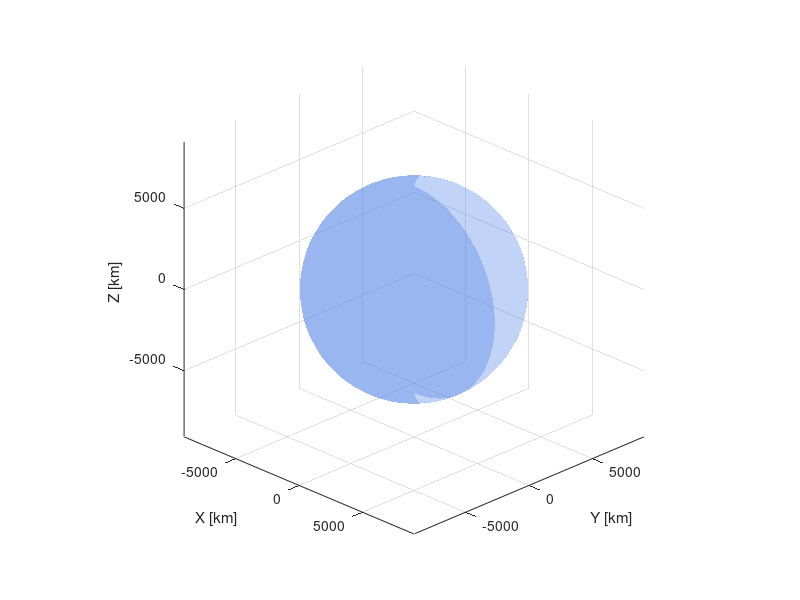

Write the MATLAB code that produced this figure. (Note: this script raises an error after producing the figure.)
%% LEO_Constellation_ISL_Simulation_4terminals.m
%
% Time-evolution simulation of a Walker-Delta LEO satellite constellation
% with:
%   P  orbital planes, equally spaced in RAAN
%   Ns satellites per plane (orbital ring), equally spaced in mean anomaly
%   inclination theta
%
% TERMINAL MODEL: each satellite has exactly FOUR ISL terminals:
%   Terminal 1 (PERMANENT)    -> previous satellite in the same ring
%   Terminal 2 (PERMANENT)    -> next satellite in the same ring
%   Terminal 3 (INTERMITTENT) -> one confirmed bidirectional link toward pPrev
%   Terminal 4 (INTERMITTENT) -> one confirmed bidirectional link toward pNext
%
% INTER-RING LINK ESTABLISHMENT (three-pass procedure each timestep):
%
%   Pass 1 - proposals (range + hemispherical FoR only):
%     Every terminal 3 and terminal 4 independently evaluates ALL Ns
%     satellites in its designated adjacent plane and proposes a link to
%     every one that satisfies BOTH:
%       (a) hemispherical FoR: dot(r2-r1, boresight) > 0
%       (b) range:             norm(r2-r1) <= maxISLrange
%     Earth occlusion and Sun-blinding are NOT applied here.
%     The result is a proposal SET (not a single choice) per terminal:
%       propSet3{p,s} - satellites in pPrev proposed by terminal-3
%       propSet4{p,s} - satellites in pNext proposed by terminal-4
%
%   Pass 2 - mutual-pair identification:
%     A pair ((p,s) via terminal-4, (pNext,s2) via terminal-3) is MUTUAL if:
%       s2 in propSet4{p,s}   AND   s in propSet3{pNext,s2}
%     All mutual pairs are collected with their Euclidean distance.
%
%   Pass 3 - greedy nearest-first assignment with Earth + Sun gates:
%     Mutual pairs are sorted by ascending distance. Each pair is accepted
%     (link confirmed) if and only if:
%       (i)  terminal-4 of (p,s)    is still free, AND
%       (ii) terminal-3 of (pNext,s2) is still free, AND
%       (iii) the link is not Earth-occluded, AND
%       (iv)  the link is not Sun-blinded.
%     Once a terminal is assigned to one confirmed link it is marked busy
%     and cannot accept another link in the same timestep (at most one
%     confirmed link per terminal, as required by the 4-terminal model).
%
% Each confirmed link contributes 2*T_I to aggregate capacity (T_I per
% endpoint terminal) and credits T_I to each endpoint plane in the
% bisection calculation.
%
% Orbits are propagated as simple two-body circular Keplerian orbits
% (good approximation for near-circular LEO constellations such as
% Starlink, e~0).
%
% Author: Alberto Perotti @ ASTRACOM/Politecnico di Torino
% (alberto.perotti@polito.it)
% (based on Claude output)

clear; close all; clc;

%% ---------------- USER PARAMETERS ----------------
P        = 20;          % number of orbital planes
Ns       = 10;          % satellites per plane (per ring)
theta    = 53;          % inclination [deg]
altitude = 600;         % altitude [km] (circular orbit)
F        = 10;          % Walker-Delta phasing factor (integer, 0..P-1)

T_P = 100;      % permanent (intra-plane, ring) terminal throughput [Gbps]
T_I = 100;      % intermittent (inter-plane) terminal throughput [Gbps]

maxISLrange = 3000;    % [km] max range for a feasible cross-plane ISL

% FIELD OF REGARD (hemispherical, opposite boresights for terminals 3 & 4)
% Each intermittent terminal has a hemispherical FoR whose boresight axis
% is the orbit-normal of the hosting satellite:
%   n_p = Rz(Om_p) * Rx(i) * z_hat
%
%   Terminal 3 boresight: +n_p   Terminal 4 boresight: -n_p
%
% KEY GEOMETRY: the sign of dot(r_q - r_p, n_p) changes over the orbit.
%   dot(dv, n_p) ≈ -a·DeltaOmega·cos(u)·sin(i)
%   u in [0°, 90°) -> dot < 0 -> pNext in -n_p hemi (T4 side)
%   u in (90°,270°) -> dot > 0 -> pNext in +n_p hemi (T3 side)
% A fixed plane designation (T3->pPrev only, T4->pNext only) would leave
% both terminals idle for half the orbit (the half when the target plane
% is on the wrong side of the boresight). FIX: each terminal searches
% BOTH adjacent planes; the FoR naturally selects whichever plane is
% currently in its hemisphere, giving valid links throughout the orbit.

sunLon_deg = 35;         % Sun longitude: right-ascension of the Sun measured
                          % in the Earth equatorial plane from the X-axis [deg]
sunLat_deg =  0;         % Sun latitude: declination of the Sun above/below the
                          % equatorial plane [deg].  Range -23.4° to +23.4° for
                          % realistic seasonal values; 0° = equinox.
phi_deg    = 30;          % [deg] angular exclusion half-cone around the
                          % Earth-Sun line: an ISL is unavailable if its
                          % line-of-sight forms an angle smaller than phi
                          % with the Earth-Sun line AND both of its
                          % endpoint satellites are currently in sunlight
                          % (not eclipsed by Earth's shadow). A satellite
                          % in Earth's shadow has no direct Sun in its
                          % field of view, so its terminals cannot be
                          % blinded by it.



%% ---------------- PHYSICAL CONSTANTS --------------
Re = 6378.137;             % Earth mean radius [km]
mu = 398600.4418;          % Earth gravitational parameter [km^3/s^2]
a  = Re + altitude;              % semi-major axis (circular orbit) [km]
incl = deg2rad(theta);

Torb   = 2*pi*sqrt(a^3/mu); % orbital period [s]
n_mean = 2*pi/Torb;         % mean motion [rad/s]
c_light = 299792.458;       % speed of light [km/s]

dt      = 10;               % simulation time step [s]
simTime = ceil(Torb/dt) * dt;   % total simulated time [s]

fprintf('Semi-major axis : %.1f km\n', a);
fprintf('Orbital period  : %.2f min\n', Torb/60);

%% ---------------- SUN GEOMETRY ---------------------
% Sun assumed fixed (simulation time << 1 year) at zero declination
% (equatorial plane), arbitrary right-ascension sunLon_deg.
% Sun direction unit vector in ECI, combining longitude and latitude:
%   sunDir = [cos(lat)*cos(lon); cos(lat)*sin(lon); sin(lat)]
sunDir = [cosd(sunLat_deg)*cosd(sunLon_deg);
          cosd(sunLat_deg)*sind(sunLon_deg);
          sind(sunLat_deg)];             % unit vector Earth->Sun
phi    = deg2rad(phi_deg);

%% ---------------- WALKER-DELTA GEOMETRY -----------
dRAAN  = 2*pi/P;                       % RAAN spacing between planes
RAAN0  = (0:P-1)*dRAAN;                % [rad]
dPhase = 2*pi*F/(P*Ns);                % inter-plane phase offset

M0 = zeros(P,Ns);                      % initial mean anomaly [rad]
for p = 1:P
    for s = 1:Ns
        M0(p,s) = 2*pi*(s-1)/Ns + (p-1)*dPhase;
    end
end

%% ---------------- TIME LOOP SETUP -----------------
tVec = 0:dt:simTime;
Nt   = length(tVec);

capacityPerm   = zeros(Nt,1);
capacityInterm = zeros(Nt,1);
capacityTotal  = zeros(Nt,1);
numIntermLinks    = zeros(Nt,1);  % # confirmed bidirectional inter-ring links
numTotalProposals = zeros(Nt,1);  % # proposals made (range + FoR gate only)
numMutualPairs    = zeros(Nt,1);  % # mutual pairs found before Earth/Sun gates
numHemiRejected   = zeros(Nt,1);  % # candidates failing hemispherical FoR
numEarthBlocked   = zeros(Nt,1);  % # mutual pairs rejected by Earth occlusion
numSunBlockedInterm = zeros(Nt,1);% # mutual pairs rejected by Sun-blinding
numBusyTerminal   = zeros(Nt,1);  % # mutual pairs skipped: terminal already used
numSunBlockedPerm = zeros(Nt,1);  % # permanent links blinded by the Sun
numEclipsed       = zeros(Nt,1);  % # satellites currently in Earth's shadow
bisectionBW  = zeros(Nt,1);
oversubRatio = zeros(Nt,1);

% --- Latency metrics ---
% meanHopLatency : mean single-hop propagation delay across ALL active links [ms]
% meanE2ELatency : mean end-to-end shortest-path delay across reachable pairs [ms]
% maxE2ELatency  : network diameter = max shortest-path delay [ms]
meanHopLatency = zeros(Nt,1);
meanE2ELatency = zeros(Nt,1);
maxE2ELatency  = zeros(Nt,1);

% --- Reliability metrics ---
% netConnected   : true if all satellite pairs are mutually reachable
% fracLinksActive: (active links) / (max possible links = 2*P*Ns)
% fracReachable  : fraction of ordered satellite pairs (i!=j) with finite path
netConnected    = false(Nt,1);
fracLinksActive = zeros(Nt,1);
fracReachable   = zeros(Nt,1);

% --- Hop-count metrics (unweighted shortest paths) ---
% meanHops : mean hop count across all reachable satellite pairs
% maxHops  : maximum hop count (diameter in hops) across reachable pairs
meanHops = zeros(Nt,1);
maxHops  = zeros(Nt,1);

% --- Solar blinding step counters per terminal ---
% N_nodes defined here so counter arrays can be pre-allocated before the loop.
N_nodes = P*Ns;
% permBlindCount(kk)   : number of timesteps ring link kk is sun-blinded.
%   Ring link kk = permLinksAll(kk,:) = [p, s1, s2] corresponds to
%   terminal-2 of satellite s1 and terminal-1 of satellite s2 in plane p;
%   both terminals blind/unblind together, so one counter per link captures
%   the blinding exposure of the associated terminal pair.
% termBlindCount3(p,s) : number of timesteps terminal-3 of satellite (p,s)
%   is blocked by Sun-blinding in Pass 3 (its nearest mutual-pair candidate
%   is rejected because the link falls within phi of the Earth-Sun line
%   while both endpoints are in sunlight).
% termBlindCount4(p,s) : same for terminal-4.
permBlindCount  = zeros(N_nodes, 1);  % intra-ring,  one entry per ring link
termBlindCount3 = zeros(P, Ns);       % inter-ring terminal-3, P x Ns
termBlindCount4 = zeros(P, Ns);       % inter-ring terminal-4, P x Ns

% --- Solar blinding step counters (NEW) ---
% N_nodes defined here so the counter arrays can be pre-allocated.
N_nodes = P*Ns;
% permBlindCount(kk)   : number of timesteps ring link kk is sun-blinded.
%   Each ring link kk in permLinksAll = [p, s1, s2] corresponds to
%   terminal-2 of satellite s1 and terminal-1 of satellite s2 in plane p;
%   both terminals are blinded/available together, so one counter per link
%   captures the blinding exposure of the associated terminal pair.
% termBlindCount3(p,s) : timesteps terminal-3 of satellite (p,s) is blocked
%   by Sun-blinding in Pass 3 (i.e., its best mutual-pair candidate is
%   rejected because the link angle is within phi of the Earth-Sun line
%   while both endpoints are in sunlight).
% termBlindCount4(p,s) : same for terminal-4.
permBlindCount  = zeros(N_nodes, 1);  % intra-ring,  one entry per ring link
termBlindCount3 = zeros(P, Ns);       % inter-ring terminal-3, P×Ns
termBlindCount4 = zeros(P, Ns);       % inter-ring terminal-4, P×Ns

posAll = zeros(P,Ns,3);   % ECI positions, reused every step
planeNormal = zeros(P,3); % orbit-normal (cross-track) unit vector per plane,
                           % reused every step (constant given Om, incl)

%% ---------------- BISECTION CUT GEOMETRY ----------
% The plane index forms a ring (each plane's intermittent terminals only
% reach its immediate previous/next plane). A bisection that splits the
% planes into two CONTIGUOUS halves (P/2 planes each) therefore only cuts
% intermittent (terminal 3/4) links -- permanent (intra-plane) links
% never cross such a cut. There are P possible rotations of where to
% place the boundary; for each time step we scan all of them and keep
% the one giving the MINIMUM cut capacity, i.e. the true (worst-case)
% bisection bandwidth.
if mod(P,2) ~= 0
    error('P must be even to form two equal-size halves for the bisection cut.');
end
halfP = P/2;
maskGroupA = false(P,P);     % maskGroupA(r,p) = true if plane p is in
                              % "Group A" for rotation r (r = 1..P)
for r = 1:P
    for p = 1:P
        maskGroupA(r,p) = mod(p-1-(r-1), P) < halfP;
    end
end

%% ---------------- FIGURE SETUP --------------------
figure('Color','w','Position',[80 80 950 800]);
hAx = axes; hold(hAx,'on'); axis(hAx,'equal'); grid(hAx,'on');
xlabel('X [km]'); ylabel('Y [km]'); zlabel('Z [km]');
view(45,25);
Lmax = 1.3*a;
xlim([-Lmax Lmax]); ylim([-Lmax Lmax]); zlim([-Lmax Lmax]);

% Earth sphere
[xe,ye,ze] = sphere(40);
surf(hAx, Re*xe, Re*ye, Re*ze, 'FaceColor',[0.3 0.5 0.9], ...
     'EdgeColor','none', 'FaceAlpha',0.35);

hSat  = plot3(hAx, NaN,NaN,NaN, 'k.', 'MarkerSize',10);
hSatEclipsed = plot3(hAx, NaN,NaN,NaN, '.', 'Color',[0.5 0.5 0.5], 'MarkerSize',10);
hPerm = gobjects(0);
hInt  = gobjects(0);
hPermBlocked = gobjects(0);

% Sun direction indicator (arrow pointing outward from Earth, far field)
sunArrowLen = 1.15*Lmax;
quiver3(hAx, 0,0,0, sunDir(1)*sunArrowLen, sunDir(2)*sunArrowLen, sunDir(3)*sunArrowLen, ...
        0, 'Color',[1 0.6 0],'LineWidth',2.5,'MaxHeadSize',0.5);
text(hAx, sunDir(1)*sunArrowLen, sunDir(2)*sunArrowLen, sunDir(3)*sunArrowLen, ...
     '  Sun', 'Color',[1 0.6 0], 'FontWeight','bold');

%% ---------------- MAIN TIME-EVOLUTION LOOP --------
for it = 1:Nt
    t = tVec(it);

    % --- propagate every satellite (circular two-body orbit) ---
    for p = 1:P
        Om = RAAN0(p);
        Rz_Om = [cos(Om) -sin(Om) 0; sin(Om) cos(Om) 0; 0 0 1];
        Rx_i  = [1 0 0; 0 cos(incl) -sin(incl); 0 sin(incl) cos(incl)];
        planeNormal(p,:) = (Rz_Om*Rx_i*[0;0;1])';  % orbit-normal (cross-track)
                                                     % unit vector, constant
                                                     % per plane (circular orbit)
        for s = 1:Ns
            u = M0(p,s) + n_mean*t;        % argument of latitude
            r_pf  = a*[cos(u); sin(u); 0]; % position in orbital plane
            posAll(p,s,:) = Rz_Om*Rx_i*r_pf;
        end
    end

    % --- eclipse status of every satellite (for plotting / stats) ------
    litMask = false(P,Ns);
    for p = 1:P
        for s = 1:Ns
            litMask(p,s) = inSunlight(squeeze(posAll(p,s,:)), sunDir, Re);
        end
    end
    numEclipsed(it) = sum(~litMask(:));

    % --- PERMANENT TERMINALS (1 & 2): ring topology within each plane --
    % Each satellite's terminal 1 connects to the previous satellite in
    % its ring; terminal 2 to the next. Each is tested independently
    % against the Sun-exclusion cone; while blinded, that terminal's
    % throughput drops to zero (link remains topologically permanent).
    permLinksAll = zeros(P*Ns,3);  % [plane, sat(terminal2 owner), nextSat]
    k = 0;
    for p = 1:P
        for s = 1:Ns
            s2 = mod(s,Ns)+1;           % next satellite, wraps around
            k = k+1;
            permLinksAll(k,:) = [p s s2];   % represents BOTH s's terminal-2
                                              % and s2's terminal-1 (same
                                              % physical fiber/laser link)
        end
    end
    permSunBlocked = false(size(permLinksAll,1),1);
    for kk = 1:size(permLinksAll,1)
        p = permLinksAll(kk,1); s1 = permLinksAll(kk,2); s2 = permLinksAll(kk,3);
        r1 = squeeze(posAll(p,s1,:)); r2 = squeeze(posAll(p,s2,:));
        permSunBlocked(kk) = sunBlinded(r1, r2, sunDir, phi, Re);
    end
    permLinks = permLinksAll(~permSunBlocked,:);   % only AVAILABLE perm links
    numSunBlockedPerm(it) = sum(permSunBlocked);
    permBlindCount = permBlindCount + double(permSunBlocked);  % accumulate per-link blind steps
    permBlindCount = permBlindCount + double(permSunBlocked);  % accumulate per-link blind steps
    % Each physical ring link serves TWO terminals (terminal-2 of s1 and
    % terminal-1 of s2); throughput is counted once per terminal in use.
    capacityPerm(it) = size(permLinks,1)*2*T_P;

    % --- INTERMITTENT TERMINALS (3 & 4): three-pass bidirectional model ---

    % ---- Passes 1+2 (merged): mutual-pair identification ----------------
    % Each terminal searches BOTH adjacent planes (pPrev and pNext).
    % The hemispherical FoR naturally selects the accessible plane:
    %   A pair (p,s) <-> (q,s2) forms a canonical mutual pair
    %   T3(p,s) <-> T4(q,s2) whenever BOTH FoR conditions hold:
    %     dot(dv, +np_p) > 0   [dv in T3 hemisphere at (p,s)]
    %     dot(dv, +np_q) > 0   [-dv in T4 hemisphere at (q,s2)]
    %   where dv = pos(q,s2) - pos(p,s).
    % The complementary case (dot<0 both sides -> T4(p)<->T3(q)) is found
    % automatically when the outer loop reaches satellite q: dv flips sign,
    % both dots become positive, and the same pair is stored as T3(q)<->T4(p).
    % This canonical convention (T3-side satellite listed first) ensures
    % every physical mutual pair appears exactly once in mutualPairs.
    % FoR-mismatch pairs (dots of opposite sign) cannot form mutual links
    % and are counted in numHemiRejected.
    mutualPairs  = zeros(0, 5);  % [p, s, q, s2, dist]  T3(p,s) <-> T4(q,s2)
    numHemiRej   = 0;
    numTotalProp = 0;

    for p = 1:P
        np_p  = planeNormal(p,:)';
        pPrev = mod(p-2, P) + 1;
        pNext = mod(p,   P) + 1;

        for s = 1:Ns
            r1 = squeeze(posAll(p,s,:));

            for qAdj = [pPrev, pNext]
                np_q = planeNormal(qAdj,:)';

                for s2 = 1:Ns
                    r2   = squeeze(posAll(qAdj,s2,:));
                    dv   = r2 - r1;
                    dist = norm(dv);

                    if dist < eps || dist > maxISLrange
                        continue;                     % trivial or out of range
                    end
                    numTotalProp = numTotalProp + 1;  % in-range candidate

                    dpP = dot(dv, np_p);
                    dpQ = dot(dv, np_q);

                    if dpP > 0 && dpQ > 0
                        % Canonical form: T3(p,s) <-> T4(qAdj,s2)
                        mutualPairs(end+1,:) = [p s qAdj s2 dist]; %#ok<AGROW>
                    elseif ~(dpP < 0 && dpQ < 0)
                        % Opposite-sign dots -> FoR mismatch, no possible mutual link
                        % (dpP<0,dpQ<0 pairs are valid but found from q's iteration)
                        numHemiRej = numHemiRej + 1;
                    end
                end
            end
        end
    end

    % ---- Pass 3: greedy nearest-first assignment with Earth + Sun gates ----
    % Sort mutual pairs by distance (nearest first). Accept each pair only
    % if both terminals are still free AND the link passes Earth-occlusion
    % AND Sun-blinding checks. Once a terminal is used it cannot be
    % reassigned (at most one confirmed link per terminal).
    % Each entry in mutualPairs is canonical T3(p,s) <-> T4(q,s2), so:
    %   termFree3(p,s) and termFree4(q,s2) must both be true to confirm.
    intermLinks    = zeros(0, 4);   % [p, s, q, s2] confirmed links
    termFree3      = true(P, Ns);   % terminal-3 availability
    termFree4      = true(P, Ns);   % terminal-4 availability
    numEarthBlk    = 0;
    numSunBlk      = 0;
    numBusy        = 0;

    if ~isempty(mutualPairs)
        [~, ord]    = sort(mutualPairs(:,5), 'ascend');
        mutualPairs = mutualPairs(ord, :);
        for kk = 1:size(mutualPairs,1)
            p  = mutualPairs(kk,1);  s  = mutualPairs(kk,2);
            p2 = mutualPairs(kk,3);  s2 = mutualPairs(kk,4);
            % Gate A: terminal availability - T3 at (p,s), T4 at (p2,s2)
            if ~termFree3(p,s) || ~termFree4(p2,s2)
                numBusy = numBusy + 1;  continue;
            end
            r1 = squeeze(posAll(p, s, :));
            r2 = squeeze(posAll(p2,s2,:));
            % Gate B: Earth occlusion
            if earthBlocks(r1, r2, Re)
                numEarthBlk = numEarthBlk + 1;  continue;
            end
            % Gate C: Sun-blinding
            if sunBlinded(r1, r2, sunDir, phi, Re)
                numSunBlk = numSunBlk + 1;
                termBlindCount3(p, s)  = termBlindCount3(p, s)  + 1;  % T3 of (p,s)  blinded
                termBlindCount4(p2,s2) = termBlindCount4(p2,s2) + 1;  % T4 of (p2,s2) blinded
                continue;
            end
            % Confirm link; mark T3(p,s) and T4(p2,s2) as busy
            intermLinks(end+1,:) = [p s p2 s2]; %#ok<AGROW>
            termFree3(p, s)   = false;
            termFree4(p2,s2)  = false;
        end
    end

    numHemiRejected(it)    = numHemiRej;
    numTotalProposals(it)  = numTotalProp;
    numMutualPairs(it)     = size(mutualPairs,1);
    numEarthBlocked(it)    = numEarthBlk;
    numSunBlockedInterm(it)= numSunBlk;
    numBusyTerminal(it)    = numBusy;

    % Each confirmed link: one terminal each side -> 2*T_I aggregate capacity
    numIntermLinks(it) = size(intermLinks,1);
    capacityInterm(it) = numIntermLinks(it) * 2*T_I;
    capacityTotal(it)  = capacityPerm(it) + capacityInterm(it);

    % --- BISECTION BANDWIDTH & OVERSUBSCRIPTION RATIO -----------------
    planeCapacitySum = zeros(P,1);
    for kk = 1:size(permLinks,1)
        p = permLinks(kk,1);
        planeCapacitySum(p) = planeCapacitySum(p) + 2*T_P;
    end
    % Each confirmed inter-ring link occupies one terminal on EACH endpoint,
    % so both planes gain T_I of attached capacity.
    for kk = 1:size(intermLinks,1)
        p1 = intermLinks(kk,1);  p2 = intermLinks(kk,3);
        planeCapacitySum(p1) = planeCapacitySum(p1) + T_I;
        planeCapacitySum(p2) = planeCapacitySum(p2) + T_I;
    end

    cutCapAll   = zeros(P,1);
    idealCapAll = zeros(P,1);
    for r = 1:P
        gA = maskGroupA(r,:);
        idealCapAll(r) = sum(planeCapacitySum(gA));
        if ~isempty(intermLinks)
            % Each confirmed link crossing the cut carries 2*T_I of
            % bidirectional capacity across the boundary.
            crossing = gA(intermLinks(:,1)) ~= gA(intermLinks(:,3));
            cutCapAll(r) = 2*T_I * sum(crossing);
        end
    end

    [bbVal, rStar] = min(cutCapAll);
    bisectionBW(it) = bbVal;
    if bbVal > 0
        oversubRatio(it) = idealCapAll(rStar) / bbVal;
    else
        oversubRatio(it) = NaN;
    end

    % --- LATENCY & RELIABILITY ----------------------------------------
    % Build a weighted undirected graph of ALL currently active ISLs.
    % Edge weight = propagation delay [ms] = link_distance_km / c_light.
    % Node index for satellite (p,s): (p-1)*Ns + s  (1 ... P*Ns).
    nEdges  = size(permLinks,1) + size(intermLinks,1);
    eI = zeros(nEdges,1);  eJ = zeros(nEdges,1);  eW = zeros(nEdges,1);
    eidx = 0;

    for kk = 1:size(permLinks,1)
        p  = permLinks(kk,1); s1 = permLinks(kk,2); s2 = permLinks(kk,3);
        r1 = squeeze(posAll(p,s1,:));  r2 = squeeze(posAll(p,s2,:));
        eidx = eidx+1;
        eI(eidx) = (p-1)*Ns+s1;  eJ(eidx) = (p-1)*Ns+s2;
        eW(eidx) = norm(r1-r2) / c_light * 1e3;  % [ms]
    end
    for kk = 1:size(intermLinks,1)
        p1=intermLinks(kk,1); s1=intermLinks(kk,2);
        p2=intermLinks(kk,3); s2=intermLinks(kk,4);
        r1=squeeze(posAll(p1,s1,:)); r2=squeeze(posAll(p2,s2,:));
        eidx = eidx+1;
        eI(eidx) = (p1-1)*Ns+s1;  eJ(eidx) = (p2-1)*Ns+s2;
        eW(eidx) = norm(r1-r2) / c_light * 1e3;  % [ms]
    end

    % Fraction of maximum possible links that are active.
    % Max perm = P*Ns (ring); max inter-ring = P*Ns (one T3 per satellite).
    fracLinksActive(it) = eidx / (2*P*Ns);

    if eidx > 0
        % All-pairs shortest paths via MATLAB graph/distances (Dijkstra).
        G  = graph(eI(1:eidx), eJ(1:eidx), eW(1:eidx), N_nodes);
        D  = distances(G);          % N_nodes x N_nodes, Inf if unreachable

        % Single-hop mean delay
        meanHopLatency(it) = mean(eW(1:eidx));

        % Off-diagonal entries only
        offDiagMask = ~eye(N_nodes,'logical');
        Dvec  = D(offDiagMask);     % N_nodes*(N_nodes-1) values
        reach = isfinite(Dvec);

        fracReachable(it)  = mean(reach);
        netConnected(it)   = all(reach);
        if any(reach)
            meanE2ELatency(it) = mean(Dvec(reach));
            maxE2ELatency(it)  = max(Dvec(reach));
        else
            meanE2ELatency(it) = NaN;
            maxE2ELatency(it)  = NaN;
        end

        % Hop counts: rebuild with unit weights so distances() returns hops.
        G_hops = graph(eI(1:eidx), eJ(1:eidx), ones(eidx,1), N_nodes);
        H      = distances(G_hops);          % N_nodes x N_nodes, hop counts
        Hvec   = H(offDiagMask);
        hreach = isfinite(Hvec);
        if any(hreach)
            meanHops(it) = mean(Hvec(hreach));
            maxHops(it)  = max(Hvec(hreach));
        else
            meanHops(it) = NaN;
            maxHops(it)  = NaN;
        end
    else
        meanHopLatency(it) = NaN;
        meanE2ELatency(it) = NaN;
        maxE2ELatency(it)  = NaN;
        fracReachable(it)  = 0;
        netConnected(it)   = false;
        meanHops(it)       = NaN;
        maxHops(it)        = NaN;
    end

    % --- PLOTTING (refresh every frame) ---
    allPos = reshape(posAll, P*Ns, 3);
    litFlat = reshape(litMask, P*Ns, 1);
    set(hSat, 'XData',allPos(litFlat,1), 'YData',allPos(litFlat,2), 'ZData',allPos(litFlat,3));
    set(hSatEclipsed, 'XData',allPos(~litFlat,1), 'YData',allPos(~litFlat,2), 'ZData',allPos(~litFlat,3));

    delete(hPerm); delete(hInt); delete(hPermBlocked);

    hPerm = gobjects(size(permLinks,1),1);
    for kk = 1:size(permLinks,1)
        p = permLinks(kk,1); s1 = permLinks(kk,2); s2 = permLinks(kk,3);
        r1 = squeeze(posAll(p,s1,:)); r2 = squeeze(posAll(p,s2,:));
        hPerm(kk) = plot3(hAx,[r1(1) r2(1)],[r1(2) r2(2)],[r1(3) r2(3)], ...
                           'g-','LineWidth',1.0);
    end

    blockedPermLinks = permLinksAll(permSunBlocked,:);
    hPermBlocked = gobjects(size(blockedPermLinks,1),1);
    for kk = 1:size(blockedPermLinks,1)
        p = blockedPermLinks(kk,1); s1 = blockedPermLinks(kk,2); s2 = blockedPermLinks(kk,3);
        r1 = squeeze(posAll(p,s1,:)); r2 = squeeze(posAll(p,s2,:));
        hPermBlocked(kk) = plot3(hAx,[r1(1) r2(1)],[r1(2) r2(2)],[r1(3) r2(3)], ...
                           'Color',[1 0.6 0],'LineStyle',':','LineWidth',1.2);
    end

    hInt = gobjects(size(intermLinks,1),1);
    for kk = 1:size(intermLinks,1)
        p1=intermLinks(kk,1); s1=intermLinks(kk,2);
        p2=intermLinks(kk,3); s2=intermLinks(kk,4);
        r1 = squeeze(posAll(p1,s1,:)); r2 = squeeze(posAll(p2,s2,:));
        hInt(kk) = plot3(hAx,[r1(1) r2(1)],[r1(2) r2(2)],[r1(3) r2(3)], ...
                          'r-','LineWidth',1.2);
    end

    title(hAx, sprintf(['LEO Constellation (4-terminal)  t = %.0f s (%.1f min)  |  ' ...
                  'Eclipsed = %d/%d  |  Connected: %s\n' ...
                  'Perm links = %d (blinded = %d)  |  Inter-ring confirmed = %d  |  ' ...
                  'Capacity = %.0f Gbps  |  Bisect BW = %.0f Gbps\n' ...
                  'Hop delay = %.2f ms  |  Mean E2E = %.2f ms  |  ' ...
                  'Max E2E = %.2f ms  |  Reachable pairs = %.1f%%'], ...
                  t, t/60, numEclipsed(it), P*Ns, ...
                  mat2str(netConnected(it)), ...
                  size(permLinks,1), numSunBlockedPerm(it), numIntermLinks(it), ...
                  capacityTotal(it), bisectionBW(it), ...
                  meanHopLatency(it), meanE2ELatency(it), ...
                  maxE2ELatency(it), fracReachable(it)*100));
    drawnow limitrate;
end

%% ---------------- POST-PROCESSING PLOTS -----------
figure('Color','w');
plot(tVec/60, capacityPerm,   'g-','LineWidth',1.5); hold on;
plot(tVec/60, capacityInterm, 'r-','LineWidth',1.5);
plot(tVec/60, capacityTotal,  'k-','LineWidth',2);
xlabel('Time [min]'); ylabel('Aggregate network capacity [Gbps]');
legend('Permanent links','Intermittent terminal-links','Total','Location','best');
title('Network Capacity vs Time (4-terminal model)'); grid on;

figure('Color','w');
subplot(2,1,1);
plot(tVec/60, numTotalProposals, 'b-',  'LineWidth',1.5); hold on;
plot(tVec/60, numMutualPairs,    'm-',  'LineWidth',1.5);
plot(tVec/60, numIntermLinks,    'g-',  'LineWidth',2.0);
xlabel('Time [min]'); ylabel('Count');
legend('Total proposals (range+FoR)','Mutual pairs','Confirmed links','Location','best');
title('Inter-ring Link Pipeline vs Time'); grid on;
subplot(2,1,2);
plot(tVec/60, numHemiRejected,    'b--', 'LineWidth',1.5); hold on;
plot(tVec/60, numEarthBlocked,    'Color',[0.3 0.3 0.3],'LineWidth',1.5);
plot(tVec/60, numSunBlockedInterm,'Color',[0.6 0.2 0.8],'LineWidth',1.5);
plot(tVec/60, numBusyTerminal,    'Color',[0.1 0.6 0.6],'LineWidth',1.5);
xlabel('Time [min]'); ylabel('Count');
legend('FoR-rejected (Pass 1)','Earth-blocked (Pass 3)', ...
       'Sun-blinded (Pass 3)','Busy terminal (Pass 3)','Location','best');
title('Rejection Breakdown vs Time'); grid on;

figure('Color','w');
plot(tVec/60, numSunBlockedPerm,   'Color',[1 0.6 0],'LineWidth',1.5); hold on;
plot(tVec/60, numSunBlockedInterm, 'Color',[0.6 0.2 0.8],'LineWidth',1.5);
plot(tVec/60, numEclipsed,         'Color',[0.4 0.4 0.4],'LineWidth',1.5);
xlabel('Time [min]'); ylabel('Count');
legend('Sun-blinded permanent links','Sun-blinded intermittent cand.', ...
       'Eclipsed satellites','Location','best');
title(sprintf('Sun-Outage / Eclipse vs Time (\\phi = %.0f^\\circ, Sun lon. = %.0f^\\circ, lat. = %.0f^\\circ)', ...
      phi_deg, sunLon_deg, sunLat_deg));
grid on;

figure('Color','w');
subplot(2,1,1);
plot(tVec/60, bisectionBW, 'b-','LineWidth',1.5);
xlabel('Time [min]'); ylabel('Bisection bandwidth [Gbps]');
title('Worst-case (minimum-cut) Bisection Bandwidth vs Time'); grid on;
subplot(2,1,2);
plot(tVec/60, oversubRatio, 'Color',[0.85 0.33 0.1],'LineWidth',1.5);
xlabel('Time [min]'); ylabel('Oversubscription ratio [-]');
title('Oversubscription Ratio vs Time'); grid on;

avgBisectionBW  = mean(bisectionBW);
avgOversubRatio = mean(oversubRatio(~isnan(oversubRatio)));

% --- LATENCY PLOTS ---
figure('Color','w');
subplot(3,1,1);
plot(tVec/60, meanHopLatency, 'b-','LineWidth',1.5);
xlabel('Time [min]'); ylabel('Delay [ms]');
title('Mean Single-Hop ISL Propagation Delay'); grid on;
subplot(3,1,2);
plot(tVec/60, meanE2ELatency, 'm-','LineWidth',1.5);
xlabel('Time [min]'); ylabel('Delay [ms]');
title('Mean End-to-End Shortest-Path Propagation Delay (reachable pairs)'); grid on;
subplot(3,1,3);
plot(tVec/60, maxE2ELatency, 'r-','LineWidth',1.5);
xlabel('Time [min]'); ylabel('Delay [ms]');
title('Network Diameter (Max End-to-End Propagation Delay)'); grid on;

% --- RELIABILITY PLOTS ---
figure('Color','w');
subplot(3,1,1);
plot(tVec/60, double(netConnected), 'k-','LineWidth',1.5);
ylim([-0.05 1.05]); yticks([0 1]); yticklabels({'Partitioned','Connected'});
xlabel('Time [min]'); title('Network Connectivity vs Time'); grid on;
subplot(3,1,2);
plot(tVec/60, fracReachable*100, 'b-','LineWidth',1.5);
xlabel('Time [min]'); ylabel('Reachable pairs [%]');
title('Fraction of Reachable Satellite Pairs vs Time'); grid on;
subplot(3,1,3);
plot(tVec/60, fracLinksActive*100, 'Color',[0 0.6 0.3],'LineWidth',1.5);
xlabel('Time [min]'); ylabel('Active links [%]');
title(sprintf('Link Activity vs Time  (max = %d perm + %d inter-ring)', P*Ns, P*Ns));
grid on;

figure('Color','w');
plot(tVec/60, meanHops, 'b-','LineWidth',1.5); hold on;
plot(tVec/60, maxHops,  'r-','LineWidth',1.5);
xlabel('Time [min]'); ylabel('Hops');
legend('Mean hops (reachable pairs)','Max hops / diameter (reachable pairs)','Location','best');
title('Hop Count vs Time'); grid on;

fprintf('\n--- Bisection bandwidth / oversubscription summary ---\n');
fprintf('Average bisection bandwidth   : %.2f Gbps\n', avgBisectionBW);
fprintf('Average oversubscription ratio: %.2f\n', avgOversubRatio);
fprintf('\n--- Latency summary ---\n');
fprintf('Mean single-hop ISL delay     : %.3f ms\n', mean(meanHopLatency,'omitnan'));
fprintf('Mean end-to-end delay         : %.3f ms\n', mean(meanE2ELatency,'omitnan'));
fprintf('Mean network diameter         : %.3f ms\n', mean(maxE2ELatency,'omitnan'));
fprintf('Min  network diameter         : %.3f ms\n', min(maxE2ELatency));
fprintf('Max  network diameter         : %.3f ms\n', max(maxE2ELatency));
fprintf('\n--- Reliability summary ---\n');
fprintf('Network availability          : %.1f %%  (fraction of time fully connected)\n', ...
        mean(netConnected)*100);
fprintf('Mean reachable pairs          : %.1f %%\n', mean(fracReachable)*100);
fprintf('Mean link activity            : %.1f %%  (of max %d links)\n', ...
        mean(fracLinksActive)*100, 2*P*Ns);
fprintf('\n--- Inter-ring link pipeline summary ---\n');
fprintf('Max possible confirmed links        : %d  (= P*Ns)\n', P*Ns);
fprintf('Avg proposals made (range+FoR)      : %.1f / %d\n', ...
        mean(numTotalProposals), 2*P*Ns*Ns);
fprintf('Avg mutual pairs found              : %.1f\n', mean(numMutualPairs));
fprintf('Avg confirmed bidirectional links   : %.2f\n', mean(numIntermLinks));
fprintf('\n--- Rejection breakdown (per timestep averages) ---\n');
fprintf('Avg FoR-rejected (Pass 1)           : %.1f\n', mean(numHemiRejected));
fprintf('Avg Earth-blocked (Pass 3)          : %.1f\n', mean(numEarthBlocked));
fprintf('Avg Sun-blinded (Pass 3)            : %.1f\n', mean(numSunBlockedInterm));
fprintf('Avg busy-terminal skips (Pass 3)    : %.1f\n', mean(numBusyTerminal));
fprintf('\n--- Sun / eclipse summary (lon = %.0f deg, lat = %.0f deg, phi = %.0f deg) ---\n', ...
        sunLon_deg, sunLat_deg, phi_deg);
fprintf('Avg permanent links Sun-blinded     : %.2f / %d\n', ...
        mean(numSunBlockedPerm), P*Ns);
fprintf('Avg satellites eclipsed             : %.2f / %d\n', mean(numEclipsed), P*Ns);

%% --- Hop-count summary ---
fprintf('\n--- Hop-count summary (over reachable satellite pairs) ---\n');
fprintf('Simulation length: %d steps\n', Nt);
fprintf('Mean of mean hops per step : %.2f\n', mean(meanHops,'omitnan'));
fprintf('Mean of max  hops per step : %.2f\n', mean(maxHops, 'omitnan'));
fprintf('Overall max hops (diameter): %d\n',   max(maxHops));

%% --- Solar blinding step counts per terminal ---
% Intra-ring: each ring link kk = [p, s1, s2] blinds terminal-2 of s1
% and terminal-1 of s2 simultaneously, so permBlindCount(kk) is the
% blinding step count shared by that terminal pair.
% Inter-ring: termBlindCount3/4 count the steps in which a terminal's
% nearest mutual-pair candidate is rejected by Sun-blinding in Pass 3.
fprintf('\n--- Solar blinding step counts per terminal ---\n');
fprintf('Simulation length: %d steps\n\n', Nt);
fprintf('Intra-ring ISL terminals (terminal-1 / terminal-2, per ring link):\n');
fprintf('  Average blind steps : %.1f / %d  (%.1f %%)\n', ...
        mean(permBlindCount), Nt, mean(permBlindCount)/Nt*100);
fprintf('  Maximum blind steps : %d / %d  (%.1f %%)\n', ...
        max(permBlindCount),  Nt, max(permBlindCount)/Nt*100);
fprintf('\nInter-ring ISL terminal-3 (one per satellite, P*Ns = %d total):\n', P*Ns);
fprintf('  Average blind steps : %.1f / %d  (%.1f %%)\n', ...
        mean(termBlindCount3(:)), Nt, mean(termBlindCount3(:))/Nt*100);
fprintf('  Maximum blind steps : %d / %d  (%.1f %%)\n', ...
        max(termBlindCount3(:)),  Nt, max(termBlindCount3(:))/Nt*100);
fprintf('\nInter-ring ISL terminal-4 (one per satellite, P*Ns = %d total):\n', P*Ns);
fprintf('  Average blind steps : %.1f / %d  (%.1f %%)\n', ...
        mean(termBlindCount4(:)), Nt, mean(termBlindCount4(:))/Nt*100);
fprintf('  Maximum blind steps : %d / %d  (%.1f %%)\n', ...
        max(termBlindCount4(:)),  Nt, max(termBlindCount4(:))/Nt*100);

%% --- Solar blinding step counts per terminal ---
% Intra-ring: each ring link kk (= [p, s1, s2]) blinds terminal-2 of s1
% and terminal-1 of s2 simultaneously, so permBlindCount(kk) is the
% blinding step count shared by that terminal pair.
fprintf('\n--- Solar blinding step counts ---\n');
fprintf('Simulation length: %d steps\n\n', Nt);
fprintf('Intra-ring ISL terminals (terminal-1 / terminal-2, per ring link):\n');
fprintf('  Average blind steps : %.1f / %d  (%.1f %%)\n', ...
        mean(permBlindCount), Nt, mean(permBlindCount)/Nt*100);
fprintf('  Maximum blind steps : %d / %d  (%.1f %%)\n', ...
        max(permBlindCount),  Nt, max(permBlindCount)/Nt*100);
fprintf('\nInter-ring ISL terminal-3 (one per satellite, P*Ns = %d total):\n', P*Ns);
fprintf('  Average blind steps : %.1f / %d  (%.1f %%)\n', ...
        mean(termBlindCount3(:)), Nt, mean(termBlindCount3(:))/Nt*100);
fprintf('  Maximum blind steps : %d / %d  (%.1f %%)\n', ...
        max(termBlindCount3(:)),  Nt, max(termBlindCount3(:))/Nt*100);
fprintf('\nInter-ring ISL terminal-4 (one per satellite, P*Ns = %d total):\n', P*Ns);
fprintf('  Average blind steps : %.1f / %d  (%.1f %%)\n', ...
        mean(termBlindCount4(:)), Nt, mean(termBlindCount4(:))/Nt*100);
fprintf('  Maximum blind steps : %d / %d  (%.1f %%)\n', ...
        max(termBlindCount4(:)),  Nt, max(termBlindCount4(:))/Nt*100);

%% ---------------- HELPER FUNCTIONS -----------------
function blocked = earthBlocks(r1, r2, Re)
% Simple line-of-sight occultation check: returns true if the straight
% segment between r1 and r2 passes through the Earth sphere of radius Re.
    d  = r2 - r1;
    dd = dot(d,d);
    if dd < eps
        blocked = false; return;
    end
    tmin = -dot(r1,d)/dd;
    tmin = max(0,min(1,tmin));
    closest = r1 + tmin*d;
    blocked = norm(closest) < Re;
end

function blinded = sunBlinded(r1, r2, sunDir, phi, Re)
% An ISL is considered unavailable due to the Sun only if BOTH of the
% following hold:
%   (1) its line-of-sight forms an angle smaller than phi [rad] with the
%       Earth-Sun line (the optical/RF terminal would have to point too
%       close to the Sun), and
%   (2) BOTH endpoints are currently in sunlight (i.e. not eclipsed by
%       the Earth's shadow). A satellite in Earth's shadow cannot be
%       "blinded by the Sun" since it has no direct view of it.
    d = r2 - r1;
    nd = norm(d);
    if nd < eps
        blinded = false; return;
    end
    uLink = d / nd;
    cosAngle = abs(dot(uLink, sunDir));   % sunDir assumed unit vector
    cosAngle = min(1, max(-1, cosAngle)); % numerical safety
    angle = acos(cosAngle);               % in [0, pi/2]

    anglePass = angle < phi;
    if ~anglePass
        blinded = false; return;          % short-circuit: angle test already fails
    end

    bothSunlit = inSunlight(r1, sunDir, Re) && inSunlight(r2, sunDir, Re);
    blinded = anglePass && bothSunlit;
end

function lit = inSunlight(r, sunDir, Re)
% Simple cylindrical Earth-shadow (eclipse) model: a satellite is in
% Earth's shadow (umbra) if it is on the night side of the Earth-Sun
% line (component along -sunDir) AND its perpendicular distance from
% that line is smaller than the Earth's radius Re. Otherwise it is lit.
    along = dot(r, sunDir);               % projection onto Sun direction
    perp  = r - along*sunDir;             % component perpendicular to it
    inShadowCylinder = norm(perp) < Re;
    onNightSide = along < 0;
    lit = ~(onNightSide && inShadowCylinder);
end
